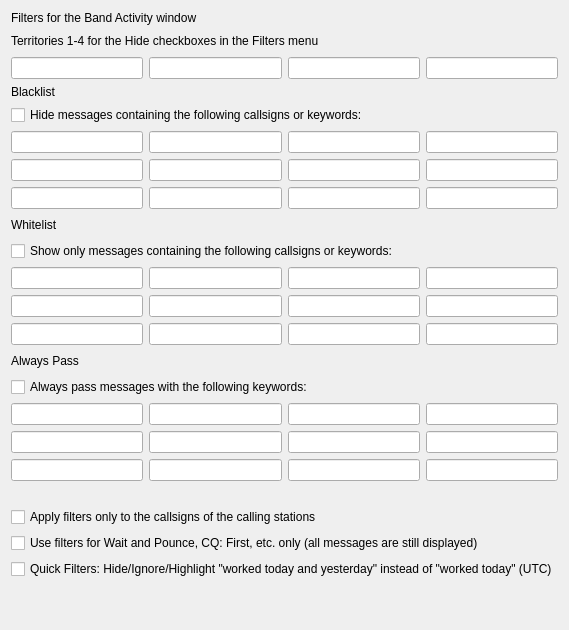
         <widget class="QWidget" name="filters_tab">
          <attribute name="title">
           <string>Filters</string>
          </attribute>
          <layout class="QGridLayout" name="gridLayout_13">
           <item row="0" column="0">
            <layout class="QGridLayout" name="gridLayout_19">
             <item row="7" column="1">
              <widget class="QLineEdit" name="Blacklist10"/>
             </item>
             <item row="10" column="2">
              <widget class="QLineEdit" name="Whitelist3"/>
             </item>
             <item row="6" column="0">
              <widget class="QLineEdit" name="Blacklist5"/>
             </item>
             <item row="1" column="0" colspan="4" alignment="Qt::AlignBottom">
              <widget class="QLabel" name="territory_label">
               <property name="sizePolicy">
                <sizepolicy hsizetype="Preferred" vsizetype="Preferred">
                 <horstretch>0</horstretch>
                 <verstretch>0</verstretch>
                </sizepolicy>
               </property>
               <property name="minimumSize">
                <size>
                 <width>0</width>
                 <height>20</height>
                </size>
               </property>
               <property name="text">
                <string>Territories 1-4 for the Hide checkboxes in the Filters menu</string>
               </property>
              </widget>
             </item>
             <item row="3" column="0" colspan="4">
              <widget class="QLabel" name="blacklist_label">
               <property name="text">
                <string>Blacklist</string>
               </property>
              </widget>
             </item>
             <item row="7" column="2">
              <widget class="QLineEdit" name="Blacklist11"/>
             </item>
             <item row="5" column="2">
              <widget class="QLineEdit" name="Blacklist3"/>
             </item>
             <item row="0" column="0" colspan="4">
              <widget class="QLabel" name="label_18">
               <property name="sizePolicy">
                <sizepolicy hsizetype="Preferred" vsizetype="Preferred">
                 <horstretch>0</horstretch>
                 <verstretch>0</verstretch>
                </sizepolicy>
               </property>
               <property name="text">
                <string>Filters for the Band Activity window</string>
               </property>
               <property name="alignment">
                <set>Qt::AlignLeading|Qt::AlignLeft|Qt::AlignTop</set>
               </property>
              </widget>
             </item>
             <item row="22" column="0">
              <spacer name="verticalSpacer_10">
               <property name="orientation">
                <enum>Qt::Vertical</enum>
               </property>
               <property name="sizeHint" stdset="0">
                <size>
                 <width>20</width>
                 <height>40</height>
                </size>
               </property>
              </spacer>
             </item>
             <item row="15" column="1">
              <widget class="QLineEdit" name="Pass2"/>
             </item>
             <item row="12" column="2">
              <widget class="QLineEdit" name="Whitelist11"/>
             </item>
             <item row="6" column="3">
              <widget class="QLineEdit" name="Blacklist8"/>
             </item>
             <item row="11" column="2">
              <widget class="QLineEdit" name="Whitelist7"/>
             </item>
             <item row="5" column="0">
              <widget class="QLineEdit" name="Blacklist1"/>
             </item>
             <item row="4" column="0" colspan="4">
              <widget class="QCheckBox" name="cbBlacklist">
               <property name="text">
                <string>Hide messages containing the following callsigns or keywords:</string>
               </property>
              </widget>
             </item>
             <item row="17" column="3">
              <widget class="QLineEdit" name="Pass12"/>
             </item>
             <item row="7" column="0">
              <widget class="QLineEdit" name="Blacklist9"/>
             </item>
             <item row="11" column="0">
              <widget class="QLineEdit" name="Whitelist5"/>
             </item>
             <item row="15" column="2">
              <widget class="QLineEdit" name="Pass3"/>
             </item>
             <item row="9" column="0" colspan="4">
              <widget class="QCheckBox" name="cbWhitelist">
               <property name="text">
                <string>Show only messages containing the following callsigns or keywords:</string>
               </property>
              </widget>
             </item>
             <item row="10" column="0">
              <widget class="QLineEdit" name="Whitelist1"/>
             </item>
             <item row="12" column="3">
              <widget class="QLineEdit" name="Whitelist12"/>
             </item>
             <item row="2" column="0">
              <widget class="QLineEdit" name="Territory1"/>
             </item>
             <item row="20" column="0" colspan="4">
              <widget class="QCheckBox" name="cb_filters_for_Wait_and_Pounce_only">
               <property name="toolTip">
                <string>&lt;html&gt;&lt;head/&gt;&lt;body&gt;&lt;p&gt;Use filters for Wait and Pounce, CQ: First, etc. only (all messages are still displayed).&lt;/p&gt;&lt;/body&gt;&lt;/html&gt;</string>
               </property>
               <property name="text">
                <string>Use filters for Wait and Pounce, CQ: First, etc. only (all messages are still displayed)</string>
               </property>
              </widget>
             </item>
             <item row="2" column="3">
              <widget class="QLineEdit" name="Territory4"/>
             </item>
             <item row="17" column="0">
              <widget class="QLineEdit" name="Pass9"/>
             </item>
             <item row="12" column="1">
              <widget class="QLineEdit" name="Whitelist10"/>
             </item>
             <item row="17" column="1">
              <widget class="QLineEdit" name="Pass10"/>
             </item>
             <item row="6" column="2">
              <widget class="QLineEdit" name="Blacklist7"/>
             </item>
             <item row="10" column="3">
              <widget class="QLineEdit" name="Whitelist4"/>
             </item>
             <item row="16" column="1">
              <widget class="QLineEdit" name="Pass6"/>
             </item>
             <item row="15" column="3">
              <widget class="QLineEdit" name="Pass4"/>
             </item>
             <item row="7" column="3">
              <widget class="QLineEdit" name="Blacklist12"/>
             </item>
             <item row="12" column="0">
              <widget class="QLineEdit" name="Whitelist9"/>
             </item>
             <item row="5" column="1">
              <widget class="QLineEdit" name="Blacklist2"/>
             </item>
             <item row="16" column="3">
              <widget class="QLineEdit" name="Pass8"/>
             </item>
             <item row="18" column="0">
              <spacer name="verticalSpacer_12">
               <property name="orientation">
                <enum>Qt::Vertical</enum>
               </property>
               <property name="sizeType">
                <enum>QSizePolicy::Fixed</enum>
               </property>
               <property name="sizeHint" stdset="0">
                <size>
                 <width>20</width>
                 <height>20</height>
                </size>
               </property>
              </spacer>
             </item>
             <item row="10" column="1">
              <widget class="QLineEdit" name="Whitelist2"/>
             </item>
             <item row="6" column="1">
              <widget class="QLineEdit" name="Blacklist6"/>
             </item>
             <item row="14" column="0" colspan="4">
              <widget class="QCheckBox" name="cbPass">
               <property name="text">
                <string>Always pass messages with the following keywords:</string>
               </property>
              </widget>
             </item>
             <item row="15" column="0">
              <widget class="QLineEdit" name="Pass1"/>
             </item>
             <item row="16" column="2">
              <widget class="QLineEdit" name="Pass7"/>
             </item>
             <item row="8" column="0" colspan="4" alignment="Qt::AlignBottom">
              <widget class="QLabel" name="whitelist_label">
               <property name="sizePolicy">
                <sizepolicy hsizetype="Preferred" vsizetype="Preferred">
                 <horstretch>0</horstretch>
                 <verstretch>0</verstretch>
                </sizepolicy>
               </property>
               <property name="minimumSize">
                <size>
                 <width>0</width>
                 <height>20</height>
                </size>
               </property>
               <property name="text">
                <string>Whitelist</string>
               </property>
              </widget>
             </item>
             <item row="16" column="0">
              <widget class="QLineEdit" name="Pass5"/>
             </item>
             <item row="11" column="3">
              <widget class="QLineEdit" name="Whitelist8"/>
             </item>
             <item row="19" column="0" colspan="4">
              <widget class="QCheckBox" name="cb_filters_for_word2">
               <property name="toolTip">
                <string>&lt;html&gt;&lt;head/&gt;&lt;body&gt;&lt;p&gt;Apply filters only to the callsigns of the calling stations. Usually the second word of the messages is analyzed, for directional calls the third word.&lt;/p&gt;&lt;/body&gt;&lt;/html&gt;</string>
               </property>
               <property name="text">
                <string>Apply filters only to the callsigns of the calling stations</string>
               </property>
              </widget>
             </item>
             <item row="17" column="2">
              <widget class="QLineEdit" name="Pass11"/>
             </item>
             <item row="5" column="3">
              <widget class="QLineEdit" name="Blacklist4"/>
             </item>
             <item row="13" column="0" colspan="4">
              <widget class="QLabel" name="always_pass_label">
               <property name="minimumSize">
                <size>
                 <width>0</width>
                 <height>20</height>
                </size>
               </property>
               <property name="text">
                <string>Always Pass</string>
               </property>
              </widget>
             </item>
             <item row="2" column="1">
              <widget class="QLineEdit" name="Territory2"/>
             </item>
             <item row="2" column="2">
              <widget class="QLineEdit" name="Territory3"/>
             </item>
             <item row="11" column="1">
              <widget class="QLineEdit" name="Whitelist6"/>
             </item>
             <item row="21" column="0" colspan="4">
              <widget class="QCheckBox" name="cb_twoDays">
               <property name="toolTip">
                <string>&lt;html&gt;&lt;head/&gt;&lt;body&gt;&lt;p&gt;Use “worked today and yesterday” instead of “worked today” for the 3 related Quick Filters.&lt;/p&gt;&lt;/body&gt;&lt;/html&gt;</string>
               </property>
               <property name="text">
                <string>Quick Filters: Hide/Ignore/Highlight &quot;worked today and yesterday&quot; instead of &quot;worked today&quot; (UTC)</string>
               </property>
              </widget>
             </item>
            </layout>
           </item>
          </layout>
         </widget>
